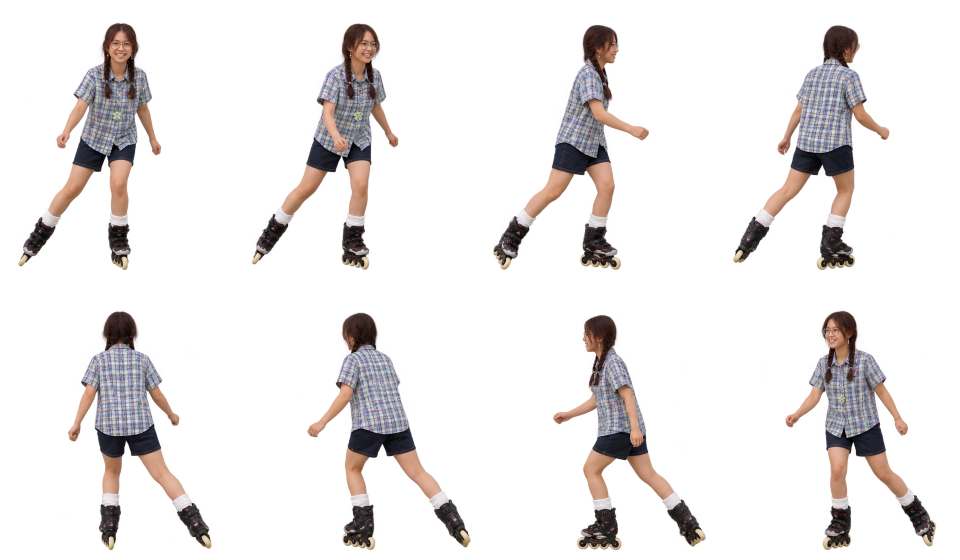
#> input picture assets/zhiguo-atlas-a.webp, 1920 x 1120 px, given in place of view-0.png, which was not available (shown at 1/2 size)
$ python make-previews.py
#> lines starting #> are read from the running program, lines starting #| are printed output that depends on the picture; pictures that were not available may be replaced by others from this repository, and a replacement may not be noted
from pathlib import Path
from PIL import Image, ImageDraw, ImageFont

output = Path(__file__).resolve().parents[2]
checks = output / 'character-v9-checks'
bg = (232, 239, 243)
atlas = Image.new('RGB', (1400, 1200), bg)
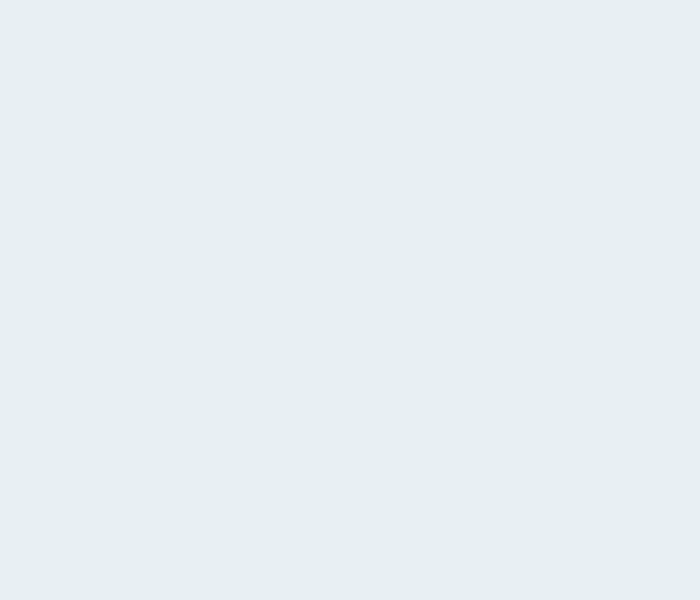
#> atlas: PIL image 1400x1200 RGB (shown at 1/2 size); mean R, G, B 232, 239, 243
draw = ImageDraw.Draw(atlas)
font = ImageFont.truetype('C:/Windows/Fonts/msyh.ttc', 24)
labels = ['Front', 'Front right', 'Right side', 'Back right', 'Back', 'Back left', 'Left side', 'Front left']
for i, label in enumerate(labels):
    image = Image.open(checks / f'view-{i}.png').convert('RGB')
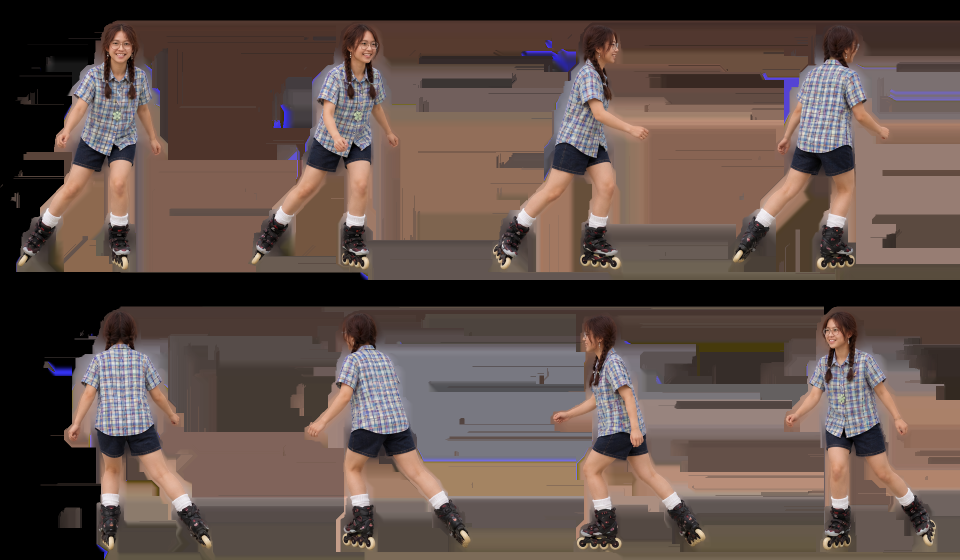
#> image: PIL image 1920x1120 RGB (shown at 1/2 size); mean R, G, B 96.1, 79.2, 72.8
    image = image.crop((250, 0, 900, 1024)).resize((350, 551), Image.Resampling.LANCZOS)
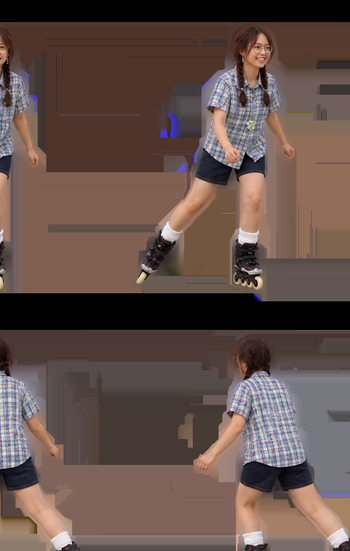
#> image: PIL image 350x551 RGB; mean R, G, B 99.4, 80.5, 74.3
    x, y = (i % 4) * 350, (i // 4) * 600
    atlas.paste(image, (x, y + 43))
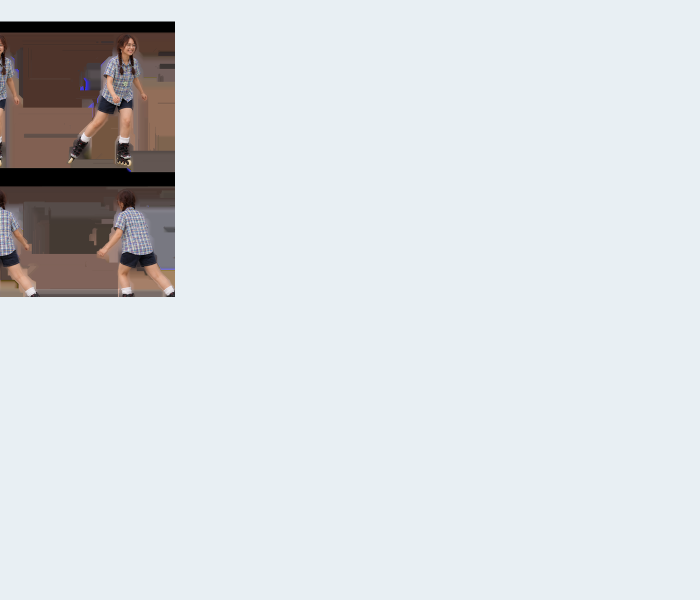
#> atlas: PIL image 1400x1200 RGB (shown at 1/2 size); mean R, G, B 216.8, 220.8, 223.6
    draw.text((x + 175, y + 12), label, font=font, fill=(36, 52, 71), anchor='mt')
#> pass 2 of the loop `for i, label in enumerate(labels):`:
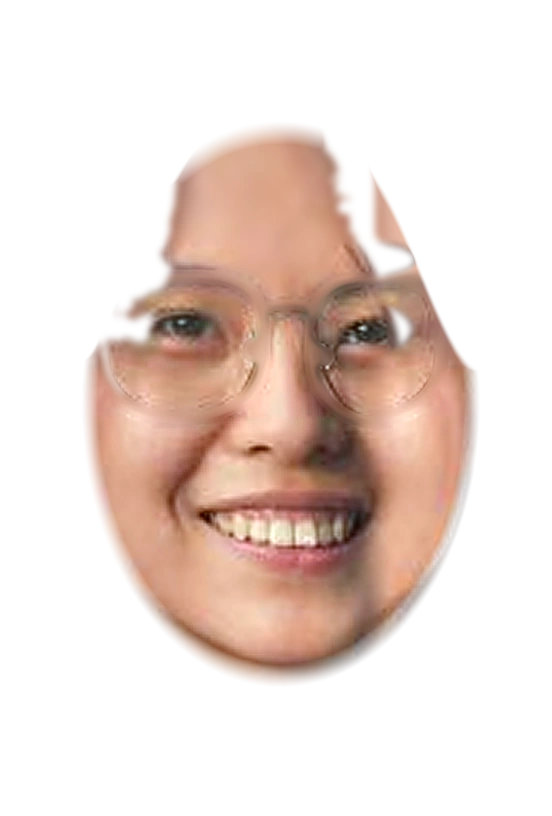
#> input picture assets/zhiguo-face-photo-v13.webp, 552 x 816 px, given in place of view-1.png, which was not available
#> `image = image.crop((250, 0, 900, 1024)).resize((350, 551), Image.Resam..`:
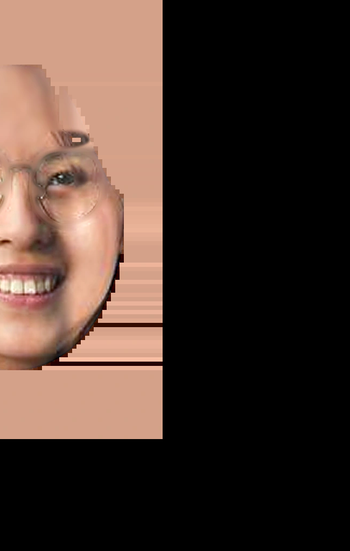
#> image: PIL image 350x551 RGB; mean R, G, B 73.7, 55.3, 47
#> `atlas.paste(image, (x, y + 43))`:
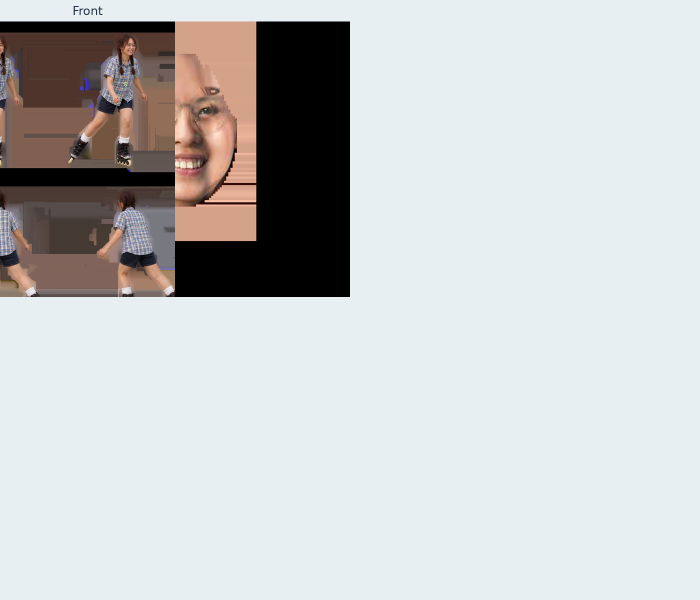
#> atlas: PIL image 1400x1200 RGB (shown at 1/2 size); mean R, G, B 198.6, 199.7, 201.1
#> (the run stopped early here; a loop or call above may not have finished)
